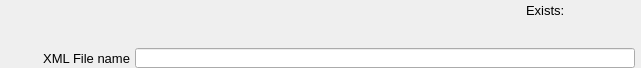
    <widget class="PyDMFrame" name="composite_2">
      <property name="geometry">
        <rect>
          <x>400</x>
          <y>720</y>
          <width>641</width>
          <height>68</height>
        </rect>
      </property>
      <widget class="PyDMLabel" name="text_update_20">
        <property name="geometry">
          <rect>
            <x>0</x>
            <y>0</y>
            <width>500</width>
            <height>18</height>
          </rect>
        </property>
        <property name="toolTip">
          <string>PV: ${prefix}XMLErrorMsg_RBV</string>
        </property>
        <property name="channel" stdset="0">
          <string>ca://${prefix}XMLErrorMsg_RBV</string>
        </property>
        <property name="displayFormat" stdset="0">
          <enum>PyDMLabel::String</enum>
        </property>
        <property name="font" stdset="0">
          <font>
            <pointsize>10</pointsize>
          </font>
        </property>
        <property name="alignment">
          <set>Qt::AlignLeading|Qt::AlignLeft|Qt::AlignVCenter</set>
        </property>
        <property name="textInteractionFlags">
          <set>Qt::TextSelectableByKeyboard|Qt::TextSelectableByMouse</set>
        </property>
        <property name="styleSheet">
          <string notr="true">PyDMLabel#text_update_20 {
  color: rgb(10, 0, 184);
  background-color: rgb(187, 187, 187);
  }</string>
        </property>
      </widget>
      <widget class="PyDMLabel" name="text_update_21">
        <property name="geometry">
          <rect>
            <x>601</x>
            <y>0</y>
            <width>40</width>
            <height>20</height>
          </rect>
        </property>
        <property name="toolTip">
          <string>PV: ${prefix}XMLValid_RBV</string>
        </property>
        <property name="channel" stdset="0">
          <string>ca://${prefix}XMLValid_RBV</string>
        </property>
        <property name="font" stdset="0">
          <font>
            <pointsize>10</pointsize>
          </font>
        </property>
        <property name="alignment">
          <set>Qt::AlignLeading|Qt::AlignLeft|Qt::AlignVCenter</set>
        </property>
        <property name="textInteractionFlags">
          <set>Qt::TextSelectableByKeyboard|Qt::TextSelectableByMouse</set>
        </property>
        <property name="styleSheet">
          <string notr="true">PyDMLabel#text_update_21 {
  color: rgb(0, 0, 0);
  background-color: rgb(218, 218, 218);
  }</string>
        </property>
      </widget>
      <widget class="QLabel" name="text_23">
        <property name="geometry">
          <rect>
            <x>526</x>
            <y>0</y>
            <width>70</width>
            <height>20</height>
          </rect>
        </property>
        <property name="text">
          <string>Exists:</string>
        </property>
        <property name="font" stdset="0">
          <font>
            <pointsize>10</pointsize>
          </font>
        </property>
        <property name="brush" stdset="0">
          <brush brushstyle="SolidPattern">
            <color alpha="255">
              <red>0</red>
              <green>0</green>
              <blue>0</blue>
            </color>
          </brush>
        </property>
        <property name="toolTip">
          <string>text_23</string>
        </property>
        <property name="alignment">
          <set>Qt::AlignLeading|Qt::AlignLeft|Qt::AlignVCenter</set>
        </property>
        <property name="styleSheet">
          <string notr="true">QLabel#text_23 {
  color: rgb(0, 0, 0);
  }</string>
        </property>
      </widget>
      <widget class="PyDMLabel" name="text_update_22">
        <property name="geometry">
          <rect>
            <x>135</x>
            <y>25</y>
            <width>500</width>
            <height>18</height>
          </rect>
        </property>
        <property name="toolTip">
          <string>PV: ${prefix}XMLFileName_RBV</string>
        </property>
        <property name="channel" stdset="0">
          <string>ca://${prefix}XMLFileName_RBV</string>
        </property>
        <property name="displayFormat" stdset="0">
          <enum>PyDMLabel::String</enum>
        </property>
        <property name="font" stdset="0">
          <font>
            <pointsize>10</pointsize>
          </font>
        </property>
        <property name="alignment">
          <set>Qt::AlignLeading|Qt::AlignLeft|Qt::AlignVCenter</set>
        </property>
        <property name="textInteractionFlags">
          <set>Qt::TextSelectableByKeyboard|Qt::TextSelectableByMouse</set>
        </property>
        <property name="styleSheet">
          <string notr="true">PyDMLabel#text_update_22 {
  color: rgb(10, 0, 184);
  background-color: rgb(187, 187, 187);
  }</string>
        </property>
      </widget>
      <widget class="QLabel" name="text_24">
        <property name="geometry">
          <rect>
            <x>0</x>
            <y>48</y>
            <width>130</width>
            <height>20</height>
          </rect>
        </property>
        <property name="text">
          <string>XML File name</string>
        </property>
        <property name="font" stdset="0">
          <font>
            <pointsize>10</pointsize>
          </font>
        </property>
        <property name="brush" stdset="0">
          <brush brushstyle="SolidPattern">
            <color alpha="255">
              <red>0</red>
              <green>0</green>
              <blue>0</blue>
            </color>
          </brush>
        </property>
        <property name="toolTip">
          <string>text_24</string>
        </property>
        <property name="alignment">
          <set>Qt::AlignRight|Qt::AlignTrailing|Qt::AlignVCenter</set>
        </property>
        <property name="styleSheet">
          <string notr="true">QLabel#text_24 {
  color: rgb(0, 0, 0);
  }</string>
        </property>
      </widget>
      <widget class="PyDMLineEdit" name="text_entry_11">
        <property name="geometry">
          <rect>
            <x>135</x>
            <y>48</y>
            <width>500</width>
            <height>20</height>
          </rect>
        </property>
        <property name="channel" stdset="0">
          <string>ca://${prefix}XMLFileName</string>
        </property>
        <property name="toolTip">
          <string>${prefix}XMLFileName</string>
        </property>
        <property name="displayFormat" stdset="0">
          <enum>PyDMLineEdit::String</enum>
        </property>
        <property name="font" stdset="0">
          <font>
            <pointsize>10</pointsize>
          </font>
        </property>
        <property name="styleSheet">
          <string notr="true">PyDMLineEdit#text_entry_11 {
  color: rgb(0, 0, 0);
  background-color: rgb(115, 223, 255);
  border: 1px solid black;
  margin: 0px;
  padding: 0px;
  spacing: 0px;
  }</string>
        </property>
      </widget>
    </widget>
